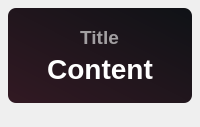
<?xml version="1.0" encoding="UTF-8"?>
<ui version="4.0">
 <class>Form</class>
 <widget class="QWidget" name="Form">
  <property name="geometry">
   <rect>
    <x>0</x>
    <y>0</y>
    <width>200</width>
    <height>127</height>
   </rect>
  </property>
  <property name="minimumSize">
   <size>
    <width>0</width>
    <height>0</height>
   </size>
  </property>
  <property name="maximumSize">
   <size>
    <width>16777215</width>
    <height>65536</height>
   </size>
  </property>
  <property name="windowTitle">
   <string>基本组件</string>
  </property>
  <layout class="QHBoxLayout" name="horizontalLayout">
   <property name="spacing">
    <number>20</number>
   </property>
   <property name="leftMargin">
    <number>8</number>
   </property>
   <property name="topMargin">
    <number>8</number>
   </property>
   <property name="rightMargin">
    <number>8</number>
   </property>
   <property name="bottomMargin">
    <number>24</number>
   </property>
   <item>
    <widget class="QFrame" name="backgnd">
     <property name="styleSheet">
      <string notr="true">background-color: qlineargradient(spread:pad, x1:0, y1:1, x2:1, y2:0, stop:0 rgba(50, 25, 35, 255), stop:1 rgba(15, 18, 22, 255));
border-radius: 8px</string>
     </property>
     <property name="frameShape">
      <enum>QFrame::StyledPanel</enum>
     </property>
     <property name="frameShadow">
      <enum>QFrame::Raised</enum>
     </property>
     <layout class="QVBoxLayout" name="verticalLayout">
      <property name="spacing">
       <number>0</number>
      </property>
      <property name="topMargin">
       <number>14</number>
      </property>
      <property name="bottomMargin">
       <number>14</number>
      </property>
      <item>
       <layout class="QHBoxLayout" name="titleLayout">
        <item>
         <widget class="QLabel" name="title">
          <property name="sizePolicy">
           <sizepolicy hsizetype="Maximum" vsizetype="Maximum">
            <horstretch>0</horstretch>
            <verstretch>0</verstretch>
           </sizepolicy>
          </property>
          <property name="font">
           <font>
            <family>Microsoft YaHei UI</family>
            <pointsize>14</pointsize>
            <weight>75</weight>
            <bold>true</bold>
           </font>
          </property>
          <property name="styleSheet">
           <string notr="true">color: rgba(255, 255, 255, 150);
font-weight: bold;
background-color: rgba(255, 255, 255, 0);</string>
          </property>
          <property name="text">
           <string>Title</string>
          </property>
          <property name="textFormat">
           <enum>Qt::PlainText</enum>
          </property>
          <property name="alignment">
           <set>Qt::AlignCenter</set>
          </property>
         </widget>
        </item>
       </layout>
      </item>
      <item>
       <layout class="QHBoxLayout" name="contentLayout">
        <item>
         <widget class="QLabel" name="content">
          <property name="sizePolicy">
           <sizepolicy hsizetype="Maximum" vsizetype="Maximum">
            <horstretch>0</horstretch>
            <verstretch>0</verstretch>
           </sizepolicy>
          </property>
          <property name="font">
           <font>
            <family>Microsoft YaHei UI</family>
            <pointsize>21</pointsize>
            <weight>75</weight>
            <bold>true</bold>
           </font>
          </property>
          <property name="styleSheet">
           <string notr="true">border: none;
color: rgba(255, 255, 255, 255);
font-weight: bold;
background-color: rgba(255, 255, 255, 0);</string>
          </property>
          <property name="text">
           <string>Content</string>
          </property>
          <property name="textFormat">
           <enum>Qt::PlainText</enum>
          </property>
          <property name="alignment">
           <set>Qt::AlignCenter</set>
          </property>
         </widget>
        </item>
       </layout>
      </item>
     </layout>
    </widget>
   </item>
  </layout>
 </widget>
 <resources/>
 <connections/>
</ui>
